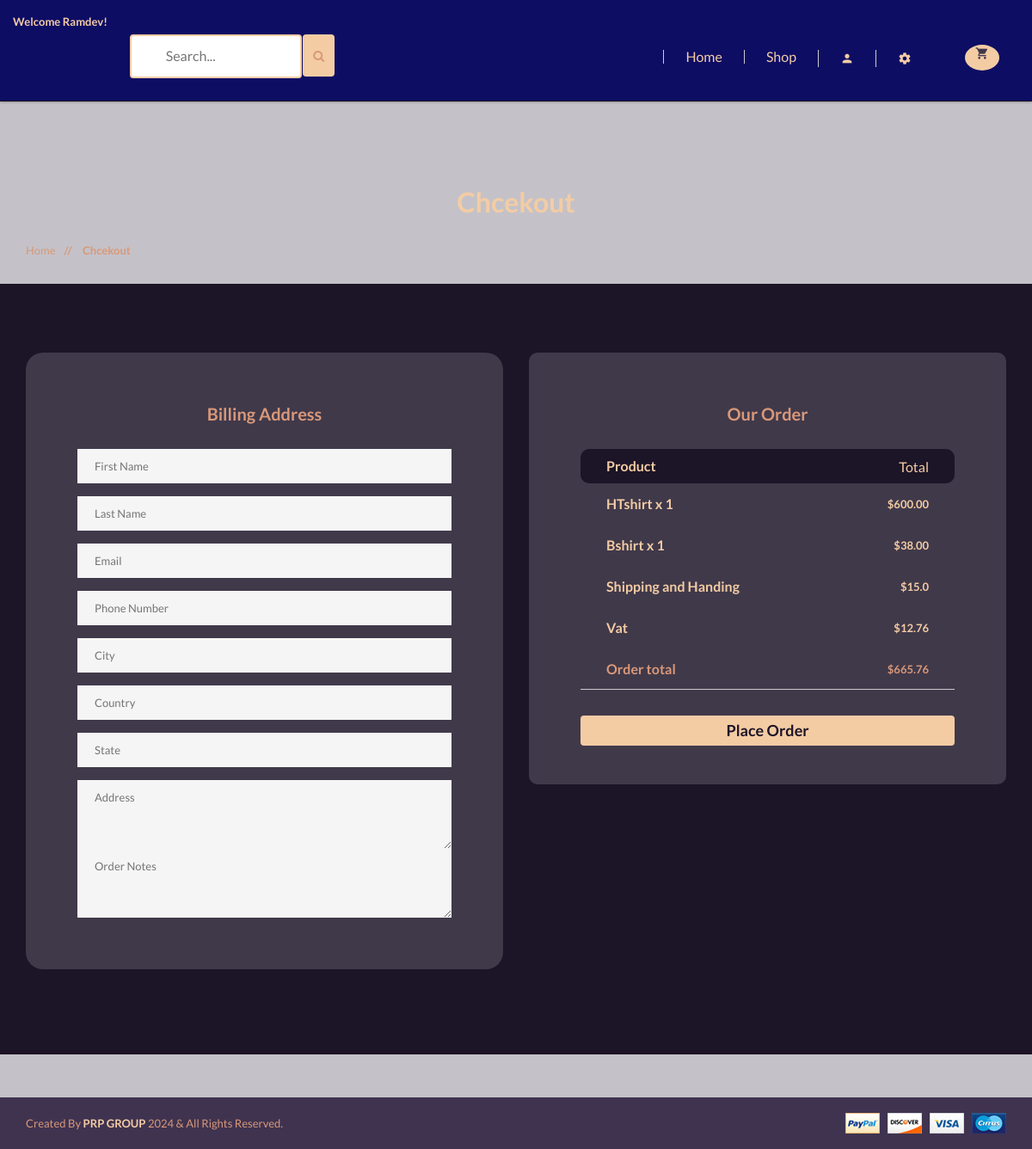
/orders/checkout/ (signed in), run on the app's committed database.
### accounts/models.py (models this page shows, shortened)
class Account(AbstractBaseUser):
    first_name = models.CharField(max_length=50)
    last_name = models.CharField(max_length=50)
    username = models.CharField(max_length=50, unique=True)
    email = models.EmailField(max_length=100, unique=True)
    Phone_number = models.CharField(max_length=50)
    is_admin = models.BooleanField(default=False)
    is_staff = models.BooleanField(default=False)
    is_active = models.BooleanField(default=False)
    is_superadmin = models.BooleanField(default=False)
    date_joined_for_format = models.DateTimeField(auto_now_add=True)
    last_login_for_format  = models.DateTimeField(auto_now_add=True)
    USERNAME_FIELD = 'email'
    REQUIRED_FIELDS = ['username', 'first_name', 'last_name']
    objects = AccountManger()

### cart/models.py (models this page shows, shortened)
class CartItem(models.Model):
    user = models.ForeignKey(Account, on_delete=models.CASCADE, null=True )
    product = models.ForeignKey(Product, on_delete=models.CASCADE)
    variation = models.ManyToManyField(Variation, blank=True)
    cart = models.ForeignKey(Cart, on_delete=models.CASCADE, null=True)
    quantity = models.IntegerField()
    is_active = models.BooleanField(default=True)
    def sub_total(self):
        return self.product.price * self.quantity

### shop/models.py (models this page shows, shortened)
class Product(models.Model):
    category = models.ForeignKey(Category, on_delete=models.CASCADE)
    name = models.CharField(max_length=100, unique=True)
    slug = models.SlugField(max_length=100, unique=True)
    description = models.TextField(max_length=300, blank=True)
    price = models.DecimalField(max_digits=6, decimal_places=2)
    discount = models.DecimalField(max_digits=6, decimal_places=2, default=0.00)
    image = models.ImageField(upload_to='photos/products')
    stock = models.IntegerField()
    new = models.BooleanField(default=False)
    is_available = models.BooleanField(default=True)
    date_joined_for_format = models.DateTimeField(auto_now_add=True)
    last_login_for_format = models.DateTimeField(auto_now=True)
    def get_prodcut_details_url(self):
        return reverse('shop:product_details', args=[self.category.slug, self.slug])
    class Meta:
        verbose_name_plural = 'Products'
        ordering = ('-date_joined_for_format',)

### orders/views.py (the view)
# urls.py: path('checkout/', views.checkout, name='checkout'),
@login_required(login_url = 'accounts:login')
def checkout(request,total=0, total_price=0, quantity=0, cart_items=None):
    tax = 0.00
    handing = 0.00
    try:
        if request.user.is_authenticated:
            cart_items = CartItem.objects.filter(user=request.user, is_active=True)
        else:
            cart = Cart.objects.get(cart_id=_cart_id(request))
            cart_items = CartItem.objects.filter(cart=cart, is_active=True)
        for cart_item in cart_items:
            total_price += (cart_item.product.price * cart_item.quantity)
            quantity += cart_item.quantity
        total = total_price + 10
    except ObjectDoesNotExist:
        pass # just ignore
    tax = round(((2 * total_price)/100), 2)
    grand_total = total_price + tax
    handing = 15.00
    total = float(grand_total) + handing
    context = {
        'total_price': total_price,
        'quantity': quantity,
        'cart_items':cart_items,
        'handing': handing,
        'vat' : tax,
        'order_total': total,
    }
    return render(request, 'shop/orders/checkout/checkout.html', context)

### shop/context_processors.py (called while the page is built)
def category_list(request):
    return {
        'categories' : Category.objects.all(),
    }

### shop/models.py (called while the page is built)
    def get_category_slug_url(self):
        return reverse('shop:categries', args=[self.slug])

### templates/shop/orders/checkout/checkout.html (shortened to what this page needs)
{% extends '../../../base.html' %}
{% load static %}
{% block content %}
<div class="pages-title section-padding">
    <div class="container">
        <div class="row">
            <div class="col-xs-12">
                <div class="pages-title-text text-center">
                    <h2 style="color:#f4cca4">Chcekout</h2>
                    <ul class="text-left">
                        <li><a style="color:#d99879" href="\">Home </a></li>
                        <li style="color:#d99879"><span> // </span>Chcekout</li>
                    </ul>
                </div>
            </div>
        </div>
    </div>
</div>
<section style="margin-bottom:50;background:#1c1427" class="pages checkout section-padding">
    <div class="container">
        <div class="row">
        <form action="{% url 'orders:payment' %}" method="post">
            <div class="col-sm-6">
                <div style="border-radius:20px;" class="main-input single-cart-form padding60">
                    <div class="log-title text-center">
                        <h3><strong style="color:#d99879">Billing Address</strong></h3>
                    </div>
                    <div class="custom-input">
                            <input type="text" name="first_name" placeholder="First Name" required />
                            <input type="text" name="last_name" placeholder="Last Name" required />
                            <input type="text" name="email" placeholder="Email" required />
                            <input type="text" name="phone" placeholder="Phone Number" required />
                            <input type="text" name="city" placeholder="City" required />
                            <input type="text" name="country" placeholder="Country" required />
                            <input type="text" name="state" placeholder="State" required />
                            <div class="custom-mess">
                                <textarea rows="2" placeholder="Address" name="address" required></textarea>
                            </div>
                            <div class="custom-mess">
                                <textarea rows="2" placeholder="Order Notes" name="order_note"></textarea>
                            </div>
                    </div>
                </div><br>
            </div>
            <div class="col-xs-12 col-sm-6">
                <div style="border-radius:10px;" class="padding60">
                    <div class="log-title text-center">
                        <h3><strong style="color:#d99879">Our order</strong></h3>
                    </div>
                    <div class="cart-form-text pay-details table-responsive">
                        <table>
                            <thead>
                                <tr  >
                                    <th style="color:#f4cca4;background:#1c1427;border-radius:10px 0 0 10px;">Product</th>
                                    <td style="color:#f4cca4;background:#1c1427;border-radius:0 10px 10px 0;">Total</td>
                                </tr>
                            </thead>
                            <tbody>
                                {% for cart_item in cart_items %}
                                <tr>
                                    <th>{{cart_item.product.name}} x {{cart_item.quantity}}</th>
                                    <td>${{cart_item.sub_total}}</td>
                                </tr>
                                {% endfor %}
                                <tr>
                                    <th>Shipping and Handing</th>
                                    <td>${{handing}}</td>
                                </tr>
                                <tr>
                                    <th>Vat</th>
                                    <td>${{vat}}</td>
                                </tr>
                                <tr style="color:#d99879">
                                    <th>Order total</th>
                                    <td>${{order_total}}</td>
                                </tr>
                            </tbody>
                        </table>
                        <div  style="width:100%" class="submit-text">
                        <button href="#" class="btn btn-warning" style="background:#f4cca4;color:#1c1427; width:100% ; text-transform: capitalize;font-size:18px"><b>Place Order</b></button>
                        </div>
                    </div>
                </div>
            </div>
        </form>
        </div>
    </div>
</section>
{% endblock content %}

### templates/base.html (shortened to what this page needs)
{% load static %}
<html class="no-js" lang="">
<head>
    <link rel="stylesheet" href="{% static 'css/bootstrap.min.css' %}">
    <link rel="stylesheet" href="{% static 'css/animate.css' %}">
    <link rel="stylesheet" href="{% static 'css/materialdesignicons.min.css' %}">
    <link rel="stylesheet" href="{% static 'css/jquery.simpleLens.css' %}">
    <link rel="stylesheet" href="{% static 'css/jquery-ui.min.css' %}">
    <link rel="stylesheet" href="{% static 'css/meanmenu.min.css' %}">
    <link rel="stylesheet" href="{% static 'css/nivo-slider.css' %}">
    <link rel="stylesheet" href="{% static 'css/owl.carousel.css' %}">
    <link rel="stylesheet" href="{% static 'css/style.css' %}">
    <link rel="stylesheet" href="{% static 'css/responsive.css' %}">
    <link rel="stylesheet" href="https://cdnjs.cloudflare.com/ajax/libs/font-awesome/4.7.0/css/font-awesome.min.css">
</head>
<body style="background:#c4c2c8;">
<header style="background:#1c1427" class="header-one header-two">
    <div style="background:#0d0d64" class="header-top-two">
        <div class="container text-center">
            <div class="row">
                <div class="middel-top">
                    {% if user.id is None %}
                    <div class="left floatleft">
                        <div class="logo">
                            <a style="color:#f4cca4;font-weight: 800;" href="\"><span
                                    style="color:#d99879">S-</span>shop</a>
                        </div>
                    </div>
                    {% else %}
                    <div class="left floatleft">
                        <p style="color:#f4cca4"><b>Welcome {{user.first_name | capfirst}}!</b></p>
                    </div>
                    {% endif %}
                </div>
                <form id="searchh" action={% url
                'shop:search' %} method="GET" style="height:10px;width:400px">
                <input type="text" name="keyword" placeholder="Search...">
                <button style="height:49px; margin-bottom:6px; background:#f4cca4;margin-left:-1px;border:None "
                        class="btn btn-warning" type="submit"><i style="color:#d99879" class="fa fa-search"></i>
                </button>
                </form>
                <div class="middel-top clearfix">
                    <ul class="clearfix right floatright" style="margin-top:20px;">
                        <li><a href="\">Home</a></li>
                        <li><a href="{% url 'shop:shop' %}">Shop</a></li>
                        <li>
                            <a style="color:#f4cca4" href="#"><i class="mdi mdi-account"></i></a>
                        </li>
                        <li>
                            <a style="color:#f4cca4" href="#"><i class="mdi mdi-settings"></i></a>
                        </li>
                        <div class="cart-itmes right floatright" style="width:100px;height:50px">
                            <a class="cart-itme-a" href="{% url 'cart:cart' %}" style="height:100px;width:100px">
                                <i class="mdi mdi-cart"
                                   style="margin-top: -75;border-right: none;line-height: revert-layer;width: 40px;"></i>
                            </a>
                        </div>
                    </ul>
                </div>
            </div>
        </div>
    </div>
    <div class="container text-center">
        <div class="row">
            <div class="col-sm-8">
            </div>
            <div class="col-sm-2">
            </div>
        </div>
    </div>
</header>
<br>
{% block content %}
{% endblock content %}
<footer>
    <div style="background:#3f3350" class="footer-bottom">
        <div class="container">
            <div class="row">
                <div class="col-xs-12 col-sm-6">
                    <p style="color:#d99879">Created By <span style="color:#f4cca4"><b>PRP GROUP</b></span> 2024 &
                        All Rights Reserved.</p>
                </div>
                <div class="col-xs-12 col-sm-6 text-right">
                    <a href="#"><img src="{% static 'img/footer/payment.png' %}" alt=""/></a>
                </div>
            </div>
        </div>
    </div>
</footer>
</body>
</html>

### templates/base.html (style rules this page uses)
#searchh input[type=text] { width: 200px; margin-top:40px; margin-bottom:10px; box-sizing: border-box; border: 2px solid #f4cca4; border-radius: 4px; font-size: 16px; color:#1c1427; background-color: #fff; background-position: 10px 10px; background-repeat: no-repeat; padding: 12px 20px 12px 40px; -webkit-transition: width 0.4s ease-in-out; transition: width 0.4s ease-in-out; }

### data on the page
Account: first_name "Ramdev"
CartItem: product.name "HTshirt", quantity "1", sub_total "600.00"
CartItem: product.name "Bshirt", quantity "1", sub_total "38.00"

### other printed values
{{ handing }} "15.0"
{{ vat }} "12.76"
{{ order_total }} "665.76"
